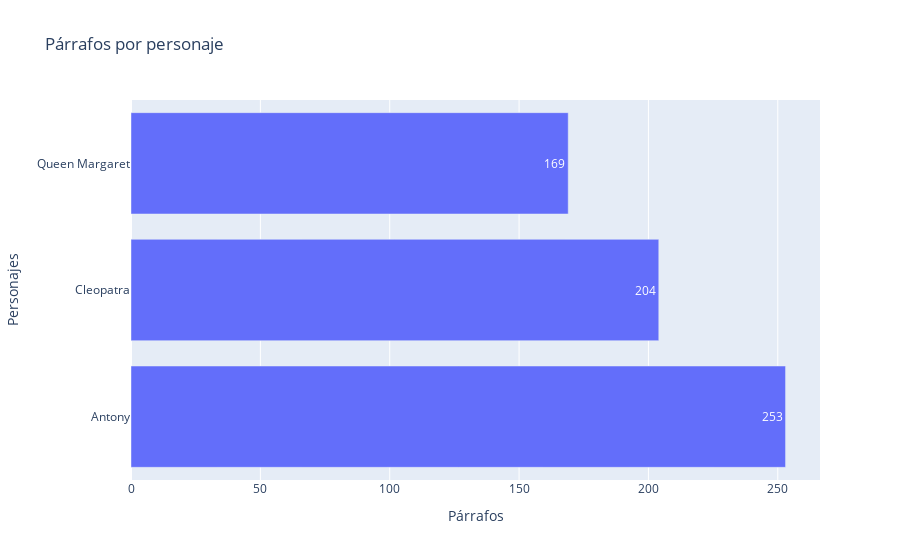

This figure's notebook cell:
### Code cell
# Párrafos por cada personaje seleccionado
character_paragraphs = df_dataset["CharName"].value_counts().reset_index()

character_paragraphs.columns = ['Personajes', 'Párrafos']

fig = px.bar(character_paragraphs, x='Párrafos', y='Personajes', orientation='h', title='Párrafos por personaje', text='Párrafos')
fig.update_traces(textposition='inside')
fig.show()

### Figure 1 — Plotly figure (JSON) as saved in the notebook; plotly's stock layout.template omitted (floating-point values rounded to 4 significant figures)
{"data": [{"alignmentgroup": "True", "hovertemplate": "Párrafos=%{text}<br>Personajes=%{y}<extra></extra>", "legendgroup": "", "marker": {"color": "#636efa", "pattern": {"shape": ""}}, "name": "", "offsetgroup": "", "orientation": "h", "showlegend": false, "text": [253, 204, 169], "textposition": "inside", "type": "bar", "x": [253, 204, 169], "xaxis": "x", "y": ["Antony", "Cleopatra", "Queen Margaret"], "yaxis": "y"}], "layout": {"barmode": "relative", "legend": {"tracegroupgap": 0}, "title": {"text": "Párrafos por personaje"}, "xaxis": {"anchor": "y", "domain": [0, 1], "title": {"text": "Párrafos"}}, "yaxis": {"anchor": "x", "domain": [0, 1], "title": {"text": "Personajes"}}}}
